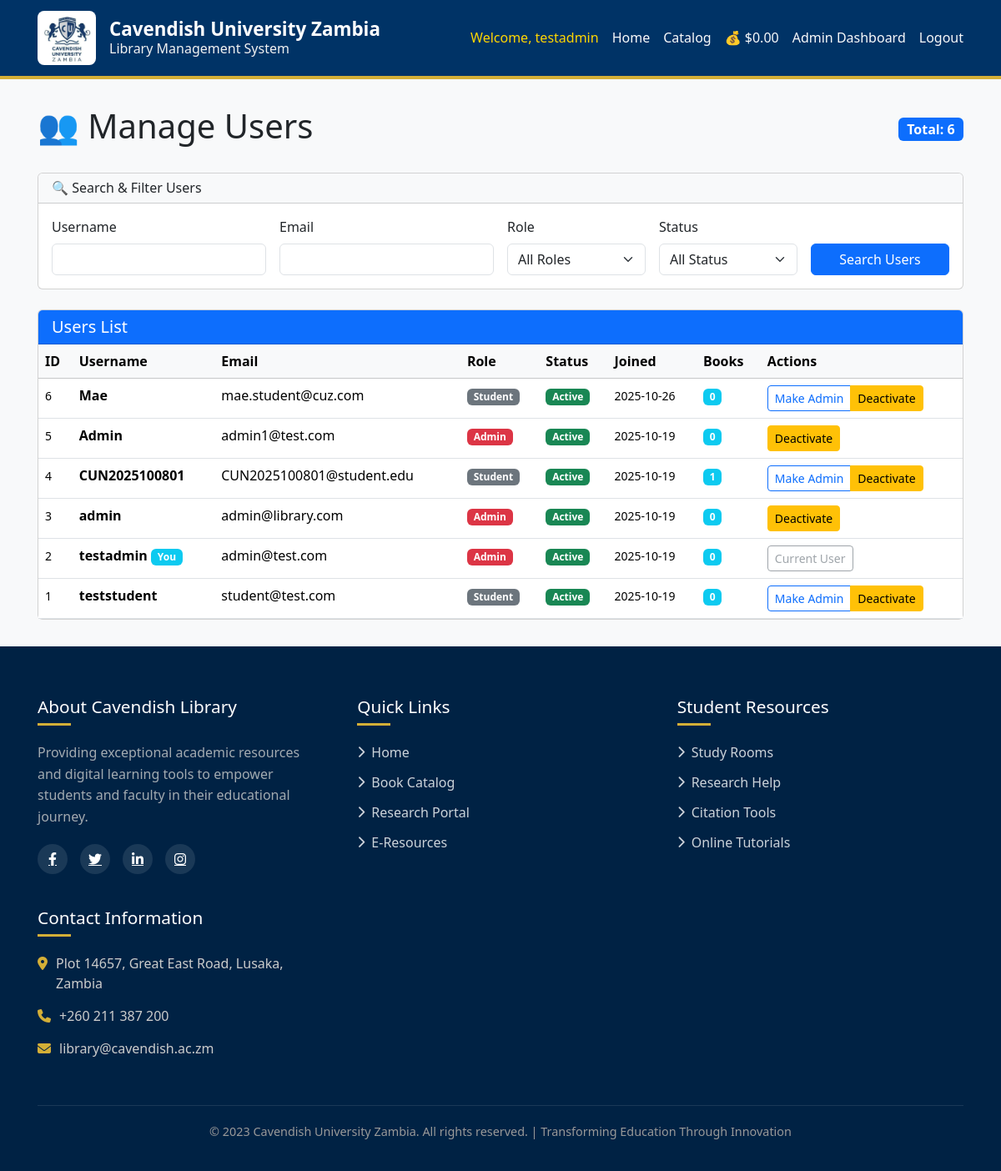
The app's page /admin/users (signed in) with its own data.
### app/models.py (models this page shows, shortened)
class User(UserMixin, db.Model):
    __tablename__ = 'users'
    user_id = db.Column(db.Integer, primary_key=True)
    username = db.Column(db.String(64), unique=True, nullable=False, index=True)
    email = db.Column(db.String(120), unique=True, nullable=False, index=True)
    password_hash = db.Column(db.String(256), nullable=False)
    role = db.Column(db.String(20), default='student')  # student, admin
    student_id = db.Column(db.String(20), unique=True, nullable=True, index=True)  # ADDED THIS LINE
    is_active = db.Column(db.Boolean, default=True)
    created_at = db.Column(db.DateTime, default=datetime.utcnow)
    wallet = db.relationship('Wallet', backref='user', uselist=False, lazy=True, cascade='all, delete-orphan')
    books = db.relationship('Book', backref='uploader', lazy='dynamic', cascade='all, delete-orphan')
    transactions = db.relationship('Transaction', backref='user', lazy='dynamic', foreign_keys='Transaction.user_id')
    def is_admin(self):
        return self.role == 'admin'

### app/admin/routes.py (the view, shortened to what this page needs)
@bp.route('/users', methods=['GET', 'POST'])
@login_required
def users():
    if not current_user.is_admin():
        flash('Access denied. Admin privileges required.', 'danger')
        return redirect(url_for('main.index'))
    form = UserSearchForm()
    page = request.args.get('page', 1, type=int)
    query = User.query
    users = query.order_by(User.created_at.desc()).paginate(page=page, per_page=20, error_out=False)
    return render_template('admin/users.html', title='Manage Users', users=users, form=form)

### app/admin/templates/admin/users.html (shortened to what this page needs)
{% extends "base.html" %}
{% block content %}
<div class="row mb-4">
    <div class="col-12">
        <div class="d-flex justify-content-between align-items-center">
            <h1>👥 Manage Users</h1>
            <span class="badge bg-primary fs-6">Total: {{ users.total }}</span>
        </div>
    </div>
</div>
<div class="row mb-4">
    <div class="col-12">
        <div class="card">
            <div class="card-header bg-light">
                <h6 class="mb-0">🔍 Search & Filter Users</h6>
            </div>
            <div class="card-body">
                <form method="GET" action="{{ url_for('admin.users') }}">
                    <div class="row g-3">
                        <div class="col-md-3">
                            {{ form.username.label(class="form-label") }}
                            {{ form.username(class="form-control", value=request.args.get('username', '')) }}
                        </div>
                        <div class="col-md-3">
                            {{ form.email.label(class="form-label") }}
                            {{ form.email(class="form-control", value=request.args.get('email', '')) }}
                        </div>
                        <div class="col-md-2">
                            {{ form.role.label(class="form-label") }}
                            {{ form.role(class="form-select", value=request.args.get('role', '')) }}
                        </div>
                        <div class="col-md-2">
                            {{ form.status.label(class="form-label") }}
                            {{ form.status(class="form-select", value=request.args.get('status', '')) }}
                        </div>
                        <div class="col-md-2">
                            <label class="form-label">&nbsp;</label>
                            <div class="d-grid">
                                {{ form.submit(class="btn btn-primary") }}
                            </div>
                        </div>
                    </div>
                </form>
            </div>
        </div>
    </div>
</div>
<div class="row">
    <div class="col-12">
        <div class="card">
            <div class="card-header bg-primary text-white">
                <h5 class="mb-0">Users List</h5>
            </div>
            <div class="card-body p-0">
                <div class="table-responsive">
                    <table class="table table-hover mb-0">
                        <thead class="table-light">
                            <tr>
                                <th>ID</th>
                                <th>Username</th>
                                <th>Email</th>
                                <th>Role</th>
                                <th>Status</th>
                                <th>Joined</th>
                                <th>Books</th>
                                <th>Actions</th>
                            </tr>
                        </thead>
                        <tbody>
                            {% for user in users.items %}
                            <tr>
                                <td><small>{{ user.user_id }}</small></td>
                                <td>
                                    <strong>{{ user.username }}</strong>
                                    {% if user.user_id == current_user.user_id %}
                                    <span class="badge bg-info">You</span>
                                    {% endif %}
                                </td>
                                <td>{{ user.email }}</td>
                                <td>
                                    <span class="badge bg-{{ 'danger' if user.role == 'admin' else 'secondary' }}">
                                        {{ user.role|title }}
                                    </span>
                                </td>
                                <td>
                                    <span class="badge bg-{{ 'success' if user.is_active else 'danger' }}">
                                        {{ 'Active' if user.is_active else 'Inactive' }}
                                    </span>
                                </td>
                                <td><small>{{ user.created_at.strftime('%Y-%m-%d') }}</small></td>
                                <td>
                                    <span class="badge bg-info">{{ user.books.count() }}</span>
                                </td>
                                <td>
                                    <div class="btn-group btn-group-sm">
                                        {% if user.user_id != current_user.user_id %}
                                            {% if user.role != 'admin' %}
                                                <a href="{{ url_for('admin.make_admin', user_id=user.user_id) }}"
                                                   class="btn btn-outline-primary"
                                                   onclick="return confirm('Make {{ user.username }} an admin?')">
                                                    Make Admin
                                                </a>
                                            {% endif %}
                                            <a href="{{ url_for('admin.toggle_user', user_id=user.user_id) }}"
                                               class="btn btn-{{ 'warning' if user.is_active else 'success' }}"
                                               onclick="return confirm('{{ 'Deactivate' if user.is_active else 'Activate' }} {{ user.username }}?')">
                                                {{ 'Deactivate' if user.is_active else 'Activate' }}
                                            </a>
                                        {% else %}
                                            <button class="btn btn-outline-secondary" disabled>Current User</button>
                                        {% endif %}
                                    </div>
                                </td>
                            </tr>
                            {% endfor %}
                        </tbody>
                    </table>
                </div>
            </div>
        </div>
    </div>
</div>
{% endblock %}

### app/templates/base.html (shortened to what this page needs)
<!DOCTYPE html>
<html lang="en">
<head>
    <link href="https://cdn.jsdelivr.net/npm/bootstrap@5.3.2/dist/css/bootstrap.min.css" rel="stylesheet">
    <link rel="stylesheet" href="https://cdnjs.cloudflare.com/ajax/libs/font-awesome/6.4.0/css/all.min.css">
</head>
<body>
    <header class="cavendish-header">
        <div class="container">
            <div class="header-content">
                <div class="header-brand">
                    <img src="{{ url_for('static', filename='photos/logo3.png') }}" alt="Cavendish University" class="header-logo">
                    <div class="header-titles">
                        <h1>Cavendish University Zambia</h1>
                        <h2>Library Management System</h2>
                    </div>
                </div>
                <nav class="header-nav">
                    {% if current_user.is_authenticated %}
                    <div class="nav-user">
                        <span class="user-welcome">Welcome, {{ current_user.username }}</span>
                        <div class="nav-links">
                            <a class="nav-link" href="{{ url_for('main.index') }}">Home</a>
                            <a class="nav-link" href="{{ url_for('books.catalog') }}">Catalog</a>
                            <a class="nav-link" href="{{ url_for('payments.wallet') }}">
                                {% if current_user.wallet %}
                                    💰 ${{ "%.2f"|format(current_user.wallet.balance) }}
                                {% else %}
                                    💰 $0.00
                                {% endif %}
                            </a>
                            {% if current_user.is_admin() %}
                            <a class="nav-link admin-link" href="{{ url_for('admin.dashboard') }}">Admin Dashboard</a>
                            {% endif %}
                            <a class="nav-link logout-link" href="{{ url_for('auth.logout') }}">Logout</a>
                        </div>
                    </div>
                    {% else %}
                    <div class="nav-guest">
                        <a class="nav-link" href="{{ url_for('main.index') }}">Home</a>
                        <a class="nav-link" href="{{ url_for('auth.login') }}">Student Login</a>
                        <a class="nav-link admin-link" href="{{ url_for('auth.login') }}">Admin Login</a>
                    </div>
                    {% endif %}
                </nav>
            </div>
        </div>
    </header>
    <main class="main-content">
        <div class="container">
            {% block content %}{% endblock %}
        </div>
    </main>
    <footer>
        <div class="container">
            <div class="footer-main">
                <div class="footer-grid">
                    <div class="footer-col">
                        <h3>About Cavendish Library</h3>
                        <p>Providing exceptional academic resources and digital learning tools to empower students and faculty in their educational journey.</p>
                        <div class="social-links">
                            <a href="https://web.facebook.com/CavendishUniversityZambia/?_rdc=1&_rdr#"><i class="fab fa-facebook-f"></i></a>
                            <a href="https://www.unirank.org/zm/uni/cavendish-university-zambia/x/"><i class="fab fa-twitter"></i></a>
                            <a href="https://zm.linkedin.com/company/cavendish-university-zambia"><i class="fab fa-linkedin-in"></i></a>
                            <a href="https://www.instagram.com/cavendishuniversityzambia/"><i class="fab fa-instagram"></i></a>
                        </div>
                    </div>
                    <div class="footer-col">
                        <h3>Quick Links</h3>
                        <ul class="footer-links">
                            <li><a href="#"><i class="fas fa-chevron-right"></i> Home</a></li>
                            <li><a href="#"><i class="fas fa-chevron-right"></i> Book Catalog</a></li>
                            <li><a href="#"><i class="fas fa-chevron-right"></i> Research Portal</a></li>
                            <li><a href="#"><i class="fas fa-chevron-right"></i> E-Resources</a></li>
                        </ul>
                    </div>
                    <div class="footer-col">
                        <h3>Student Resources</h3>
                        <ul class="footer-links">
                            <li><a href="#"><i class="fas fa-chevron-right"></i> Study Rooms</a></li>
                            <li><a href="#"><i class="fas fa-chevron-right"></i> Research Help</a></li>
                            <li><a href="#"><i class="fas fa-chevron-right"></i> Citation Tools</a></li>
                            <li><a href="#"><i class="fas fa-chevron-right"></i> Online Tutorials</a></li>
                        </ul>
                    </div>
                    <div class="footer-col">
                        <h3>Contact Information</h3>
                        <ul class="footer-links footer-contact">
                            <li>
                                <i class="fas fa-map-marker-alt"></i>
                                <span>Plot 14657, Great East Road, Lusaka, Zambia</span>
                            </li>
                            <li>
                                <i class="fas fa-phone"></i>
                                <span>+260 211 387 200</span>
                            </li>
                            <li>
                                <i class="fas fa-envelope"></i>
                                <span>library@cavendish.ac.zm</span>
                            </li>
                        </ul>
                    </div>
                </div>
            </div>
            <div class="footer-bottom">
                <p>&copy; 2023 Cavendish University Zambia. All rights reserved. | Transforming Education Through Innovation</p>
            </div>
        </div>
    </footer>
</body>
</html>

### records on screen
User: username "testadmin", user_id "2", shows "You", email "admin@test.com", role "Admin", is_active "Active", created_at "2025-10-19", books.count "0", shows "Current User"
User: user_id "6", username "Mae", email "mae.student@cuz.com", role "Student", is_active "Active", created_at "2025-10-26", books.count "0", is_active "Deactivate"
User: user_id "5", username "Admin", email "admin1@test.com", role "Admin", is_active "Active", created_at "2025-10-19", books.count "0", is_active "Deactivate"
User: user_id "4", username "CUN2025100801", email "CUN2025100801@student.edu", role "Student", is_active "Active", created_at "2025-10-19", books.count "1", is_active "Deactivate"
User: user_id "3", username "admin", email "admin@library.com", role "Admin", is_active "Active", created_at "2025-10-19", books.count "0", is_active "Deactivate"
User: user_id "1", username "teststudent", email "student@test.com", role "Student", is_active "Active", created_at "2025-10-19", books.count "0", is_active "Deactivate"

### other values on screen
{{ users.total }} "6"
